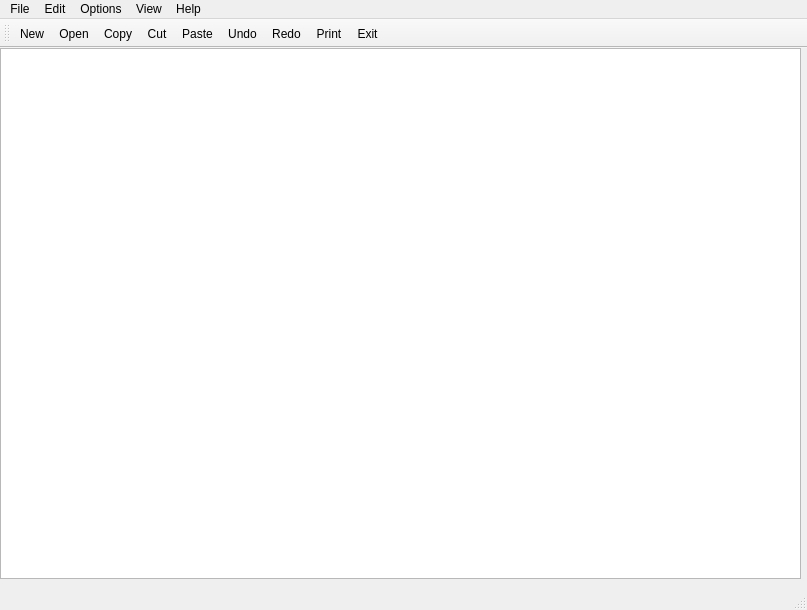
<?xml version="1.0" encoding="UTF-8"?>
<ui version="4.0">
 <class>MainWindow</class>
 <widget class="QMainWindow" name="MainWindow">
  <property name="geometry">
   <rect>
    <x>0</x>
    <y>0</y>
    <width>807</width>
    <height>610</height>
   </rect>
  </property>
  <property name="windowTitle">
   <string>MainWindow</string>
  </property>
  <widget class="QWidget" name="centralwidget">
   <widget class="QTextEdit" name="textEdit">
    <property name="geometry">
     <rect>
      <x>0</x>
      <y>0</y>
      <width>801</width>
      <height>531</height>
     </rect>
    </property>
   </widget>
  </widget>
  <widget class="QMenuBar" name="menubar">
   <property name="geometry">
    <rect>
     <x>0</x>
     <y>0</y>
     <width>807</width>
     <height>22</height>
    </rect>
   </property>
   <widget class="QMenu" name="menuFile">
    <property name="title">
     <string>File</string>
    </property>
    <addaction name="actionNew"/>
    <addaction name="actionOpen"/>
    <addaction name="actionSave_as"/>
    <addaction name="actionPrint"/>
    <addaction name="actionExit"/>
   </widget>
   <widget class="QMenu" name="menuEdit">
    <property name="title">
     <string>Edit</string>
    </property>
    <addaction name="actionCopy"/>
    <addaction name="actionPaste"/>
    <addaction name="actionCut"/>
    <addaction name="actionUndo"/>
    <addaction name="actionRedo"/>
   </widget>
   <widget class="QMenu" name="menuOptions">
    <property name="title">
     <string>Options</string>
    </property>
   </widget>
   <widget class="QMenu" name="menuView">
    <property name="title">
     <string>View</string>
    </property>
   </widget>
   <widget class="QMenu" name="menuHelp">
    <property name="title">
     <string>Help</string>
    </property>
   </widget>
   <addaction name="menuFile"/>
   <addaction name="menuEdit"/>
   <addaction name="menuOptions"/>
   <addaction name="menuView"/>
   <addaction name="menuHelp"/>
  </widget>
  <widget class="QStatusBar" name="statusbar"/>
  <widget class="QToolBar" name="toolBar">
   <property name="windowTitle">
    <string>toolBar</string>
   </property>
   <attribute name="toolBarArea">
    <enum>TopToolBarArea</enum>
   </attribute>
   <attribute name="toolBarBreak">
    <bool>false</bool>
   </attribute>
   <addaction name="actionNew"/>
   <addaction name="actionOpen"/>
   <addaction name="actionCopy"/>
   <addaction name="actionCut"/>
   <addaction name="actionPaste"/>
   <addaction name="actionUndo"/>
   <addaction name="actionRedo"/>
   <addaction name="actionPrint"/>
   <addaction name="actionExit"/>
  </widget>
  <action name="actionNew">
   <property name="icon">
    <iconset>
     <normaloff>:/imgs/assets/xp_icons/133.ico</normaloff>:/imgs/assets/xp_icons/133.ico</iconset>
   </property>
   <property name="text">
    <string>New</string>
   </property>
  </action>
  <action name="actionOpen">
   <property name="icon">
    <iconset>
     <normaloff>:/imgs/assets/xp_icons/5.ico</normaloff>:/imgs/assets/xp_icons/5.ico</iconset>
   </property>
   <property name="text">
    <string>Open</string>
   </property>
  </action>
  <action name="actionSave_as">
   <property name="icon">
    <iconset>
     <normaloff>:/imgs/assets/xp_icons/7.ico</normaloff>:/imgs/assets/xp_icons/7.ico</iconset>
   </property>
   <property name="text">
    <string>Save as</string>
   </property>
  </action>
  <action name="actionPrint">
   <property name="icon">
    <iconset>
     <normaloff>:/imgs/assets/xp_icons/17.ico</normaloff>:/imgs/assets/xp_icons/17.ico</iconset>
   </property>
   <property name="text">
    <string>Print</string>
   </property>
  </action>
  <action name="actionExit">
   <property name="icon">
    <iconset>
     <normaloff>:/imgs/assets/xp_icons/221.ico</normaloff>:/imgs/assets/xp_icons/221.ico</iconset>
   </property>
   <property name="text">
    <string>Exit</string>
   </property>
  </action>
  <action name="actionCopy">
   <property name="icon">
    <iconset>
     <normaloff>:/imgs/assets/xp_icons/223.ico</normaloff>:/imgs/assets/xp_icons/223.ico</iconset>
   </property>
   <property name="text">
    <string>Copy</string>
   </property>
  </action>
  <action name="actionPaste">
   <property name="icon">
    <iconset>
     <normaloff>:/imgs/assets/xp_icons/186.ico</normaloff>:/imgs/assets/xp_icons/186.ico</iconset>
   </property>
   <property name="text">
    <string>Paste</string>
   </property>
  </action>
  <action name="actionCut">
   <property name="icon">
    <iconset>
     <normaloff>:/imgs/assets/xp_icons/Avosoft-Warm-Toolbar-Cut.ico</normaloff>:/imgs/assets/xp_icons/Avosoft-Warm-Toolbar-Cut.ico</iconset>
   </property>
   <property name="text">
    <string>Cut</string>
   </property>
  </action>
  <action name="actionUndo">
   <property name="icon">
    <iconset>
     <normaloff>:/imgs/assets/xp_icons/145.ico</normaloff>:/imgs/assets/xp_icons/145.ico</iconset>
   </property>
   <property name="text">
    <string>Undo</string>
   </property>
  </action>
  <action name="actionRedo">
   <property name="icon">
    <iconset>
     <normaloff>:/imgs/assets/xp_icons/255.ico</normaloff>:/imgs/assets/xp_icons/255.ico</iconset>
   </property>
   <property name="text">
    <string>Redo</string>
   </property>
  </action>
 </widget>
 <resources/>
 <connections/>
</ui>
